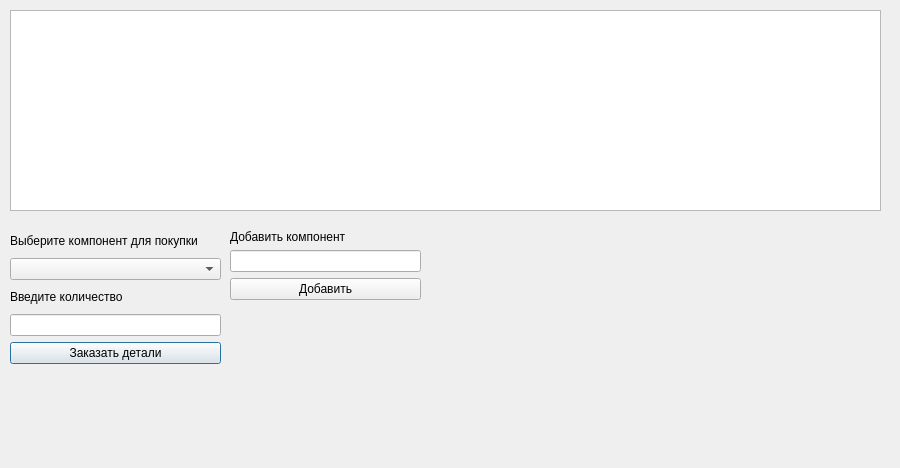
<?xml version="1.0" encoding="UTF-8"?>
<ui version="4.0">
 <class>Dialog_components_inspection</class>
 <widget class="QDialog" name="Dialog_components_inspection">
  <property name="geometry">
   <rect>
    <x>0</x>
    <y>0</y>
    <width>900</width>
    <height>468</height>
   </rect>
  </property>
  <property name="windowTitle">
   <string>Информация о компонентах</string>
  </property>
  <widget class="QWidget" name="layoutWidget">
   <property name="geometry">
    <rect>
     <x>10</x>
     <y>230</y>
     <width>211</width>
     <height>134</height>
    </rect>
   </property>
   <layout class="QVBoxLayout" name="verticalLayout">
    <item>
     <widget class="QLabel" name="label_2">
      <property name="text">
       <string>Выберите компонент для покупки</string>
      </property>
     </widget>
    </item>
    <item>
     <widget class="QComboBox" name="comboBox_output_components"/>
    </item>
    <item>
     <widget class="QLabel" name="label">
      <property name="text">
       <string>Введите количество</string>
      </property>
     </widget>
    </item>
    <item>
     <widget class="QLineEdit" name="lineEdit_quantity_insert"/>
    </item>
    <item>
     <widget class="QPushButton" name="pushButton_repairs_buy">
      <property name="text">
       <string>Заказать детали</string>
      </property>
     </widget>
    </item>
   </layout>
  </widget>
  <widget class="QTableWidget" name="tableWidget_repairs_output">
   <property name="geometry">
    <rect>
     <x>10</x>
     <y>10</y>
     <width>871</width>
     <height>201</height>
    </rect>
   </property>
  </widget>
  <widget class="QWidget" name="">
   <property name="geometry">
    <rect>
     <x>230</x>
     <y>230</y>
     <width>191</width>
     <height>70</height>
    </rect>
   </property>
   <layout class="QVBoxLayout" name="verticalLayout_2">
    <item>
     <widget class="QLabel" name="label_3">
      <property name="text">
       <string>Добавить компонент</string>
      </property>
     </widget>
    </item>
    <item>
     <widget class="QLineEdit" name="lineEdit_insert_component"/>
    </item>
    <item>
     <widget class="QPushButton" name="pushButton_add_component">
      <property name="text">
       <string>Добавить</string>
      </property>
     </widget>
    </item>
   </layout>
  </widget>
 </widget>
 <resources/>
 <connections/>
</ui>
